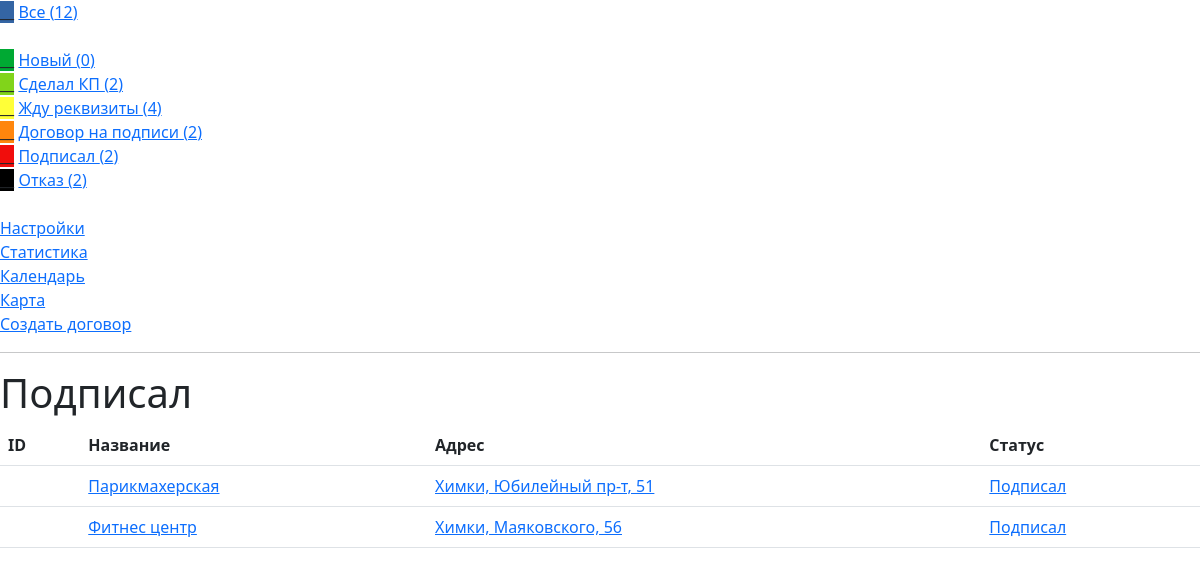
The page /podpisal/ on the database as committed earlier.
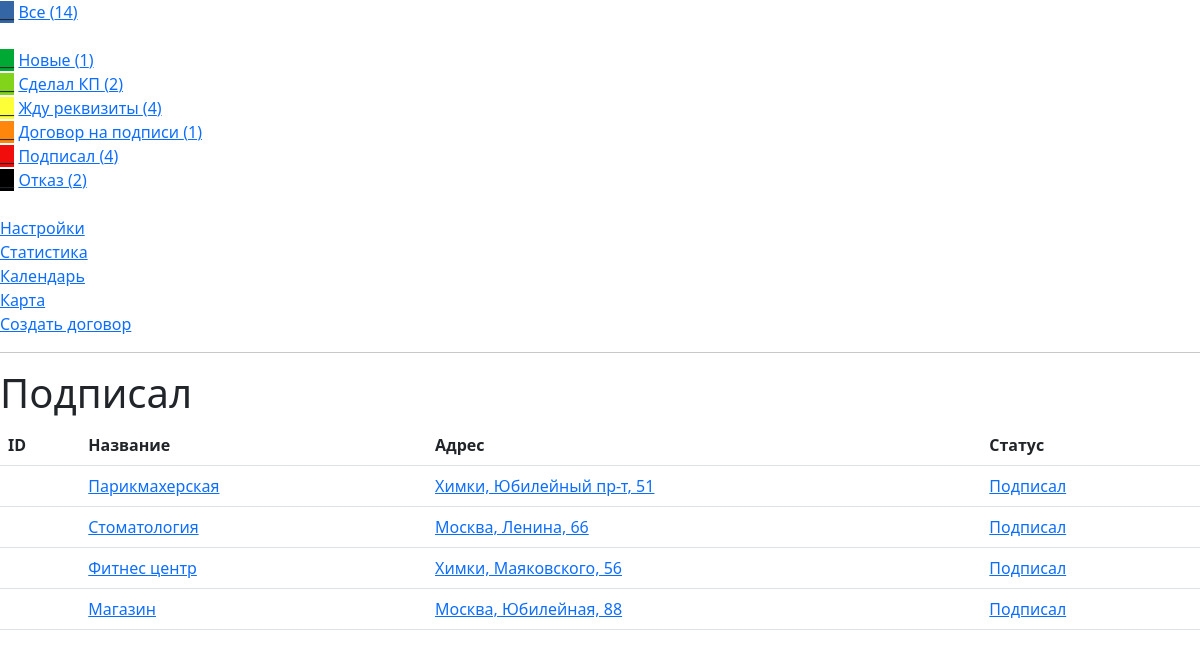
The same page on the database as committed later.
### my_crm/models.py (models this page shows, shortened)
class Stages(models.Model):
    title = models.CharField(max_length=20)
    color = models.CharField(max_length=7)
    slug = models.SlugField(default='', null=False, db_index=True)
    class Meta:
        verbose_name = 'Этап продажы'
        verbose_name_plural = 'Этапы продаж'
    def __str__(self):
        return self.title

class Clients(models.Model):
    client_id = models.CharField(max_length=10)
    title = models.CharField(max_length=50)
    address = models.CharField(max_length=150)
    stage_status = models.ForeignKey(Stages, on_delete=models.PROTECT, null=True)
    mat_status = models.ForeignKey(MatStatus, on_delete=models.PROTECT, null=True)
    additionally = models.TextField(max_length=500)
    slug = models.SlugField(default='', null=False, db_index=True)
    class Meta:
        verbose_name = 'Клиент'
        verbose_name_plural = 'Клиенты'

### my_crm/views.py (the view)
# urls.py: path('<slug:stage_slug>/', views.stage, name='stage-page'),
def stage(request, stage_slug):
    title_page = Stages.objects.get(slug=stage_slug).title
    ss = Stages.objects.get(title=title_page)
    compilation = Clients.objects.filter(stage_status=ss)
    context = {
        'title_page': title_page,
        'compilation': compilation,
        'ss': ss
    }
    return render(request, 'my_crm/index.html', context)

### my_crm/templatetags/my_filter.py (called while the page is built)
@register.filter(name='stage_filter')
def stage_filter(all_clients, stage):
    return all_clients.filter(stage_status=stage)

### my_crm/templates/my_crm/index.html (shortened to what this page needs)
{% extends 'base.html' %}
{% load static %}
{% load my_filter %}
{% block content %}
{% if title_page %}
    <h1>{{title_page}}</h1>
<table class="table table-hover">
  <thead>
    <tr>
      <th scope="col">ID</th>
      <th scope="col">Название</th>
      <th scope="col">Адрес</th>
      <th scope="col">Статус</th>
    </tr>
  </thead>
  <tbody>
{% for client in compilation %}
    <tr>
      <th scope="row"> <a href="{% url 'client-page' client.slug  %}">{{client.client_id}}</a> </th>
      <td> <a href="{% url 'client-page' client.slug  %}">{{client.title}}</a> </td>
      <td> <a href="{% url 'client-page' client.slug  %}">{{client.address}}</a> </td>
      <td> <a href="{% url 'client-page' client.slug  %}">{{client.stage_status}}</a> </td>
    </tr>
{% endfor %}
  </tbody>
</table>
{% endif %}
{% endblock %}

### my_crm/templates/base.html (shortened to what this page needs)
<!DOCTYPE html>
<html lang="en">
<head>
    {% load static %}
    {% load my_filter %}
    <link rel="stylesheet" href="{% static 'my_crm/css/style.css' %}">
  <link href="https://cdn.jsdelivr.net/npm/bootstrap@5.2.0-beta1/dist/css/bootstrap.min.css" rel="stylesheet">
</head>
<body>
<color style="background-color:#3465A4">__</color>
<a href="{% url 'index-page' %}">Все ({{all_clients|length}})</a><br><br>
{% for stage in all_stages %}
    <color style="background-color:{{stage.color}}">__</color>
    <a href="{% url 'stage-page' stage.slug %}">{{stage.title}} ({{all_clients|stage_filter:stage|length}})</a><br>
{% endfor %}
<br>
<a href="{% url 'settings-page' %}">Настройки</a><br>
<a href="{% url 'statistics-page' %}">Статистика</a><br>
<a href="{% url 'calendar-page' %}">Календарь</a><br>
<a href="{% url 'calendar-page' %}">Карта</a><br>
<a href="">Создать договор</a><br>
<hr>
<content>
    {% block content %}
    {% endblock %}
</content>
</body>
</html>

### my_crm/static/my_crm/css/style.css (style rules this page uses)
html { color: blue; }

Rows that differ between the two databases and show on the page:
changed Stages: title "Новый" → "Новые"; all_clients "0" → "1"
computed for Stages "Договор на подписи": all_clients "2" → "1"
computed for Stages "Подписал": all_clients "2" → "4"
now on this page (row edited): Clients: title "Стоматология", address "Москва, Ленина, 66", stage_status "Подписал"
added Clients: title "Магазин", address "Москва, Юбилейная, 88", stage_status "Подписал"
Other text that changed with them:
{{ all_clients|length }}: "12" → "14"
